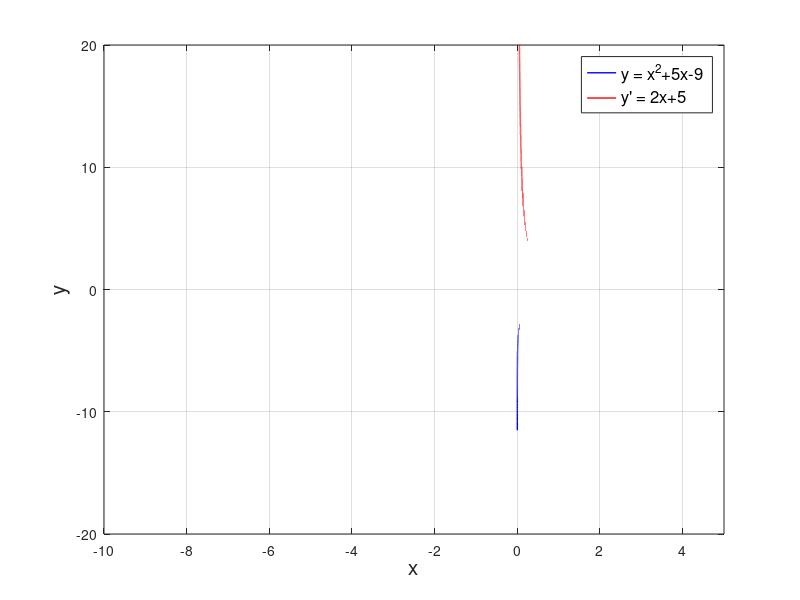

MATLAB code for this plot:
%% log
step_size = 0.00001; 
x = [0:step_size:5];
y = log(x);
plot(x,y, 'b-', 'LineWidth', 1), hold on, grid on
yprime = diff(y)/step_size;
plot(x(:,2:length(y)),yprime, 'r-', 'LineWidth', 1)
xlabel('x', 'FontSize',15)
ylabel('y', 'FontSize',15)
axis([0 5 -2 10])
legend('y = ln(x)', 'y'' = 1/x', 'FontSize', 12)

%% x^2+5x-9
step_size = 0.00001; 
x = [-10:step_size:10];
y = x.^2+5.*x-9;
plot(x,y, 'b-', 'LineWidth', 1), hold on, grid on
yprime = diff(y)/step_size;
plot(x(:,2:length(y)),yprime, 'r-', 'LineWidth', 1)
xlabel('x', 'FontSize',15)
ylabel('y', 'FontSize',15)
axis([-10 5 -20 20])
legend('y = x^2+5x-9', 'y'' = 2x+5', 'FontSize', 12)
